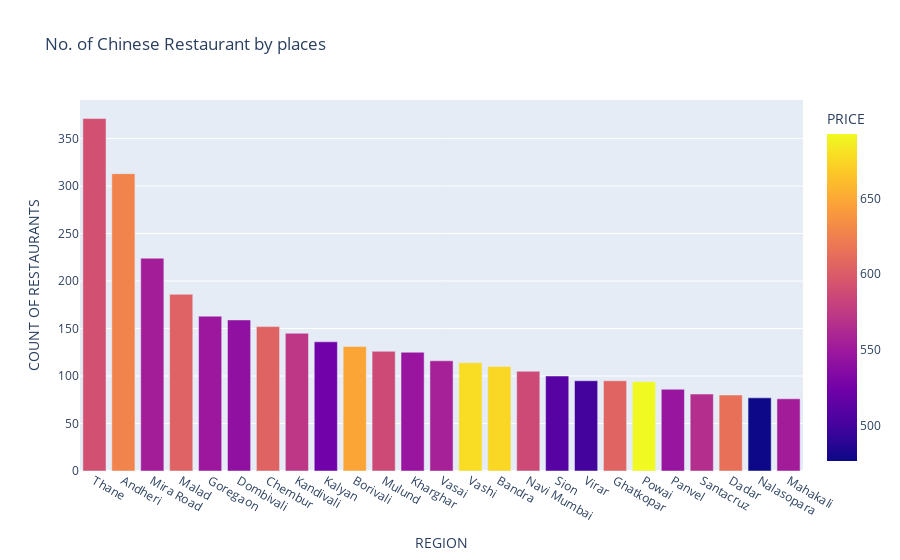

Notebook code cell kept with this figure:
### Code cell
fig = px.bar(chinese_rest_df, x='REGION', y='COUNT OF RESTAURANTS', color='PRICE', title= 'No. of Chinese Restaurant by places')
 
fig.show()

### Figure 1 — Plotly figure (JSON) as saved in the notebook; plotly's stock layout.template omitted (floating-point values rounded to 4 significant figures)
{"data": [{"hovertemplate": "REGION=%{x}<br>COUNT OF RESTAURANTS=%{y}<br>PRICE=%{marker.color}<extra></extra>", "legendgroup": "", "marker": {"color": [591.0, 627.3, 553.3, 604.0, 548.8, 540.9, 604.9, 572.6, 523.9, 648.1, 586.5, 546.8, 555.6, 678.1, 675.0, 587.1, 509.8, 500.0, 605.8, 692.6, 545.9, 566.0, 614.4, 476.6, 552.6], "coloraxis": "coloraxis", "pattern": {"shape": ""}}, "name": "", "orientation": "v", "showlegend": false, "textposition": "auto", "type": "bar", "x": ["Thane", "Andheri", "Mira Road", "Malad", "Goregaon", "Dombivali", "Chembur", "Kandivali", "Kalyan", "Borivali", "Mulund", "Kharghar", "Vasai", "Vashi", "Bandra", "Navi Mumbai", "Sion", "Virar", "Ghatkopar", "Powai", "Panvel", "Santacruz", "Dadar", "Nalasopara", "Mahakali"], "xaxis": "x", "y": [371, 313, 224, 186, 163, 159, 152, 145, 136, 131, 126, 125, 116, 114, 110, 105, 100, 95, 95, 94, 86, 81, 80, 77, 76], "yaxis": "y"}], "layout": {"barmode": "relative", "coloraxis": {"colorbar": {"title": {"text": "PRICE"}}, "colorscale": [[0, "#0d0887"], [0.1111, "#46039f"], [0.2222, "#7201a8"], [0.3333, "#9c179e"], [0.4444, "#bd3786"], [0.5556, "#d8576b"], [0.6667, "#ed7953"], [0.7778, "#fb9f3a"], [0.8889, "#fdca26"], [1, "#f0f921"]]}, "legend": {"tracegroupgap": 0}, "title": {"text": "No. of Chinese Restaurant by places"}, "xaxis": {"anchor": "y", "domain": [0, 1], "title": {"text": "REGION"}}, "yaxis": {"anchor": "x", "domain": [0, 1], "title": {"text": "COUNT OF RESTAURANTS"}}}}
